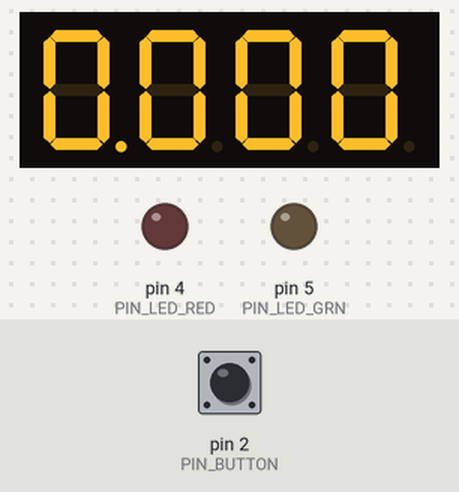
Bench run of a sketch on a simulated Arduino Uno, built with avr-gcc and run on an emulated ATmega328P. Parts: 4-digit seven-segment display, output pins drawn as LEDs (lit = HIGH). The inputs (shaded band) are chosen by the test bench; at power-on: pin 2 (PIN_BUTTON) HIGH. Random numbers use the default seed unless the sketch sets one; what the sketch prints to the serial monitor is not drawn.

Above: at 1.9 s.
2.0 s: pin 2 (PIN_BUTTON) pulled LOW for 0.15 s
At 4.3 s:
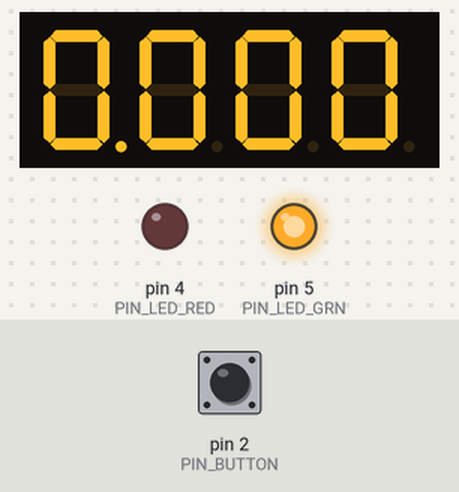
4.8 s: pin 2 (PIN_BUTTON) pulled LOW for 1 s
At 5.8 s:
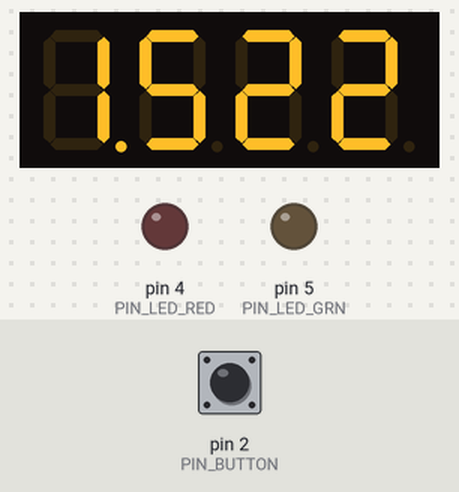
7.3 s: pin 2 (PIN_BUTTON) pulsed LOW 5 times (0.12 s each, 0.3 s apart)
At 8.07 s:
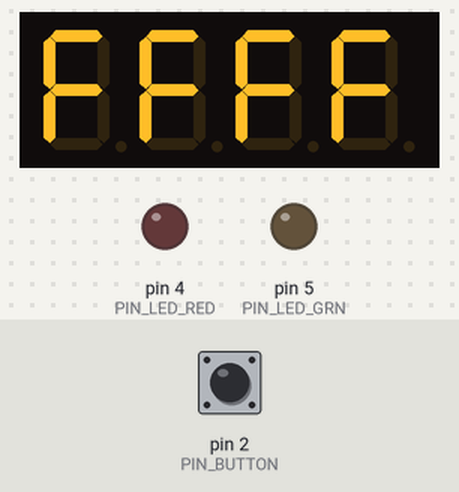
10.3 s: pin 2 (PIN_BUTTON) pulled LOW for 3.2 s
Timing chart, 0 to 13.3 s (numbered marks = the images above; inputs shaded):
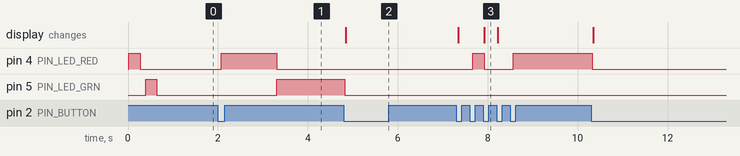

The sketch:

reaction-speed-test-arduino.ino
```cpp
// ─────────────────────────────────────────────────────────────
// Reflex Timer (UNO R4 + TM1637, count ONLY on press)
// Button: D2→GND (INPUT_PULLUP)
// LEDs:  D4 (RED), D5 (GRN) → resistor → LED → GND
// TM1637: VCC→5V, GND→GND, CLK→D3, DIO→D6
// ─────────────────────────────────────────────────────────────

#include <Arduino.h>
#include <TM1637Display.h>

// ── Pins ─────────────────────────────────────────────────────
constexpr uint8_t PIN_BUTTON = 2;
constexpr uint8_t PIN_LED_RED = 4;
constexpr uint8_t PIN_LED_GRN = 5;
constexpr uint8_t PIN_TM_CLK = 3;  // TM1637 CLK
constexpr uint8_t PIN_TM_DIO = 6;  // TM1637 DIO

// ── Display (TM1637) ─────────────────────────────────────────
TM1637Display display(PIN_TM_CLK, PIN_TM_DIO);
constexpr uint8_t DISP_BRIGHTNESS = 7;  // 0..7

// ── LED polarity (ปรับได้ถ้ากลับขา) ─────────────────────────
constexpr bool RED_ACTIVE_HIGH = true;
constexpr bool GRN_ACTIVE_HIGH = true;

// ── State machine ────────────────────────────────────────────
enum class State : uint8_t { IDLE,
                             ARMED,
                             READY,
                             RESULT };
State state = State::IDLE;

// ── Timing ───────────────────────────────────────────────────
unsigned long startWaitAt = 0;
unsigned long waitDuration = 0;  // 1–10 s
unsigned long greenOnAt = 0;     // เวลาเริ่มไฟเขียว
unsigned long reaction = 0;      // ผลลัพธ์ ms

// ── Debounce ─────────────────────────────────────────────────
bool lastBtn = HIGH, stableBtn = HIGH;
unsigned long lastDebounceMs = 0;
constexpr unsigned long DEBOUNCE_MS = 25;

// ── Serial logs ──────────────────────────────────────────────
inline void logReady() {
  Serial.println(F("[RT] Ready. Press button to start."));
}
inline void logArmed(unsigned long w) {
  Serial.print(F("[RT] ARMED. Waiting "));
  Serial.print(w);
  Serial.println(F(" ms..."));
}
inline void logFalseStart() {
  Serial.println(F("[RT] FALSE START!"));
}
inline void logGreen(unsigned long t) {
  Serial.print(F("[RT] GREEN! t="));
  Serial.print(t);
  Serial.println(F(" ms"));
}
inline void logReaction(unsigned long ms) {
  Serial.print(F("[RT] Reaction = "));
  Serial.print(ms);
  Serial.println(F(" ms"));
}
inline void logReset() {
  Serial.println(F("[RT] Reset → IDLE"));
}

// ── Helpers: LED / Button ────────────────────────────────────
inline void setRed(bool on) {
  digitalWrite(PIN_LED_RED, RED_ACTIVE_HIGH ? (on ? HIGH : LOW) : (on ? LOW : HIGH));
}
inline void setGrn(bool on) {
  digitalWrite(PIN_LED_GRN, GRN_ACTIVE_HIGH ? (on ? HIGH : LOW) : (on ? LOW : HIGH));
}

// คืน true เฉพาะจังหวะกดลง (falling edge) หลัง debounce
bool btnFallingEdge() {
  const bool raw = digitalRead(PIN_BUTTON);  // INPUT_PULLUP: HIGH=idle, LOW=pressed
  if (raw != lastBtn) {
    lastDebounceMs = millis();
    lastBtn = raw;
  }
  if (millis() - lastDebounceMs > DEBOUNCE_MS) {
    if (raw != stableBtn) {
      stableBtn = raw;
      if (stableBtn == LOW) return true;  // ขอบตก = เริ่มกด
    }
  }
  return false;
}

// ── Helpers: TM1637 display ─────────────────────────────────
// แสดง s.mmm บน 4 หลัก (0.000–9.999 s)
void showSecMs(unsigned long ms) {
  if ((long)ms < 0) ms = 0;
  if (ms > 9999) ms = 9999;  // ครอบคลุม 4 หลัก

  uint8_t segs[4];
  const int s = ms / 1000;    // 0..9
  const int ms3 = ms % 1000;  // 0..999

  // หลักวินาที + จุดทศนิยม
  segs[0] = display.encodeDigit(s) | 0x80;  // 0x80 = จุด (DP)
  // ร้อย-สิบ-หน่วย ms
  segs[1] = display.encodeDigit((ms3 / 100) % 10);
  segs[2] = display.encodeDigit((ms3 / 10) % 10);
  segs[3] = display.encodeDigit(ms3 % 10);

  display.setSegments(segs);
}

void showZero() {  // แสดง "0.000"
  showSecMs(0);
}

void showFFFF() {          // ฟาวล์สตาร์ท
  const uint8_t F = 0x71;  // pattern 'F'
  uint8_t segs[4] = { F, F, F, F };
  display.setSegments(segs);
}

// ── Setup ────────────────────────────────────────────────────
void setup() {
  pinMode(PIN_BUTTON, INPUT_PULLUP);
  pinMode(PIN_LED_RED, OUTPUT);
  pinMode(PIN_LED_GRN, OUTPUT);
  setRed(false);
  setGrn(false);

  display.setBrightness(DISP_BRIGHTNESS);  // TM1637 ไม่ต้องระบุ address
  showZero();

  randomSeed(analogRead(A0));
  Serial.begin(9600);
  logReady();

  // optional: LED self-test
  setRed(true);
  delay(250);
  setRed(false);
  delay(120);
  setGrn(true);
  delay(250);
  setGrn(false);
  delay(120);
}

// ── Loop (State machine) — “นับเฉพาะตอนกด” ─────────────────
void loop() {
  const bool pressed = btnFallingEdge();

  switch (state) {

    case State::IDLE:
      {  // พร้อมเริ่ม
        showZero();
        if (pressed) {
          setRed(true);
          setGrn(false);
          waitDuration = random(1000, 10001);  // 1–10 s
          startWaitAt = millis();
          logArmed(waitDuration);
          state = State::ARMED;
        }
      }
      break;

    case State::ARMED:
      {                 // รอเวลาสุ่ม
        if (pressed) {  // ฟาวล์สตาร์ท
          setRed(false);
          showFFFF();
          logFalseStart();
          state = State::RESULT;
          break;
        }
        if (millis() - startWaitAt >= waitDuration) {
          setRed(false);
          setGrn(true);
          greenOnAt = millis();
          logGreen(greenOnAt);
          state = State::READY;
        }
      }
      break;

    case State::READY:
      {  // ไฟเขียว: รอกดเท่านั้น (ไม่โชว์เวลาวิ่งสด)
        if (pressed) {
          reaction = millis() - greenOnAt;  // นับเมื่อ “กด”
          setGrn(false);
          showSecMs(reaction);  // โชว์ผลตอนกดเท่านั้น
          logReaction(reaction);
          state = State::RESULT;
        }
        // ไม่กด → ค้าง "0.000" (จากก่อนหน้า)
      }
      break;

    case State::RESULT:
      {  // แสดงผล / รอเริ่มใหม่
        if (pressed) {
          logReset();
          state = State::IDLE;
        }
      }
      break;
  }
}
```

Measured:
- after the input at 2.0 s, pin 4 (PIN_LED_RED): LOW → HIGH after 0.08 s, → LOW 1.2 s later; pin 5 (PIN_LED_GRN): LOW → HIGH after 1.3 s
- after the input at 4.8 s, pin 5 (PIN_LED_GRN): HIGH → LOW at once; the display: changes after 0.05 s (image 2)
- after the input at 7.3 s, pin 4 (PIN_LED_RED): LOW → HIGH after 0.37 s, → LOW 0.26 s later, → HIGH 0.64 s later; the display: first changes after 0.05 s (image 3 shows a later state)
